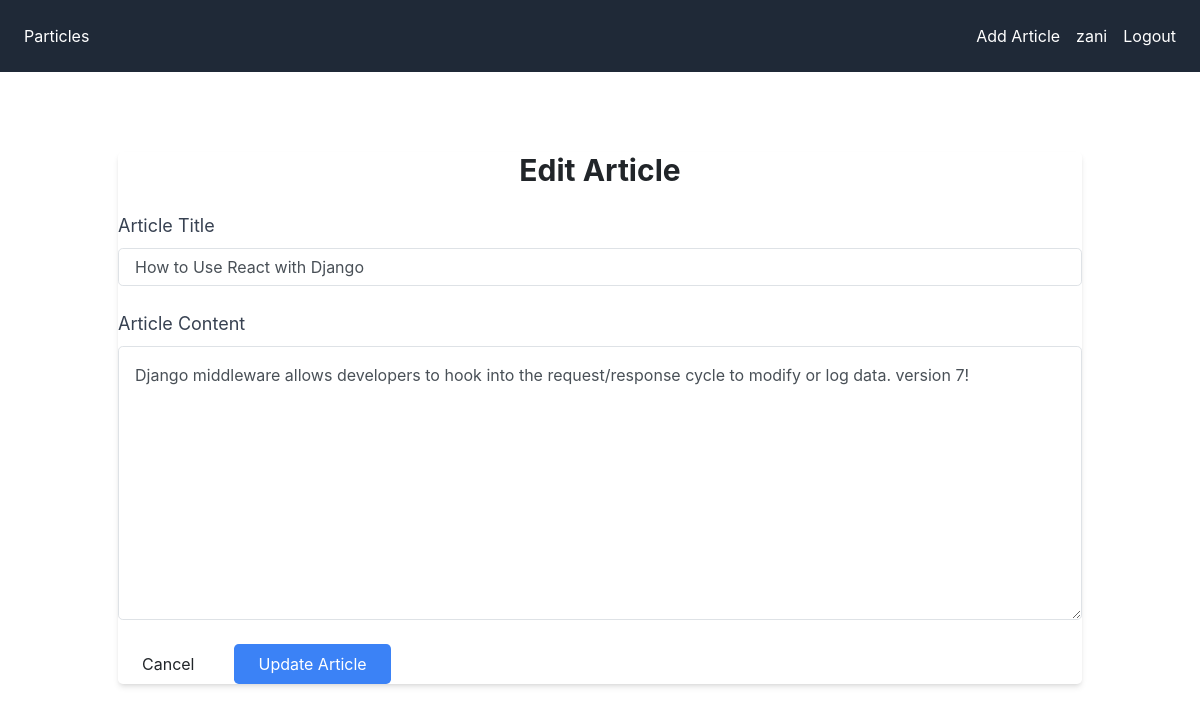
The app's page /article/2/edit/ (signed in) with its own data.
### mysite/models.py (models this page shows, shortened)
class Article(models.Model):
    title = models.CharField(max_length=255)
    content = models.TextField()
    author = models.ForeignKey('auth.User', on_delete=models.CASCADE)
    created_at = models.DateTimeField(auto_now_add=True)
    updated_at = models.DateTimeField(auto_now=True)
    history = HistoricalRecords()

### mysite/views.py (the view)
# urls.py: path('article/<int:article_id>/edit/', views.edit_article, name='edit_article'),
@login_required
def edit_article(request, article_id):
    article = get_object_or_404(Article, pk=article_id)
    if request.user != article.author:
        return redirect('article_list')  # Only the author can edit
    if request.method == 'POST':
        form = ArticleForm(request.POST, instance=article)
        if form.is_valid():
            form.save()
            messages.success(request, 'Article updated successfully!')
            return redirect('article_detail', article_id=article.id)
    else:
        form = ArticleForm(instance=article)
    return render(request, 'edit_article.html', {'form': form, 'article': article})

### mysite/forms.py
class ArticleForm(forms.ModelForm):
    content = forms.CharField(widget=forms.Textarea(attrs={'rows': 10, 'cols': 80}))
    class Meta:
        model = Article
        fields = ['title', 'content']

### mysite/templates/edit_article.html (shortened to what this page needs)
{% extends "base.html" %}
{% load static %}
{% block content %}
<div class="container mx-auto py-12">
    <div class="max-w-4xl mx-auto bg-white shadow-md rounded-lg p-10">
        <h2 class="text-3xl font-bold mb-6 text-center">Edit Article</h2>
        <form method="POST" enctype="multipart/form-data">
            <div class="mb-6">
                <label for="article-title" class="block text-gray-700 text-lg font-medium mb-2">Article Title</label>
                <input type="text" name="title" id="article-title" placeholder="Enter article title" class="form-control w-full p-3 border border-gray-300 rounded-lg focus:ring-2 focus:ring-blue-500 focus:border-blue-500" value="{{ form.title.value }}">
            </div>
            <div class="mb-6">
                <label for="article-content" class="block text-gray-700 text-lg font-medium mb-2">Article Content</label>
                <textarea name="content" id="article-content" rows="10" class="form-control w-full p-3 border border-gray-300 rounded-lg focus:ring-2 focus:ring-blue-500 focus:border-blue-500">{{ form.content.value }}</textarea>
            </div>
            <div class="flex justify-end space-x-4">
                <a href="{% url 'article_detail' article.id %}" class="bg-black-500 text-black py-2 px-4 rounded-lg hover:bg-gray-500 transition">Cancel</a>
                <button type="submit" class="bg-blue-500 text-white py-2 px-4 rounded-lg hover:bg-blue-600 transition">Update Article</button>
            </div>
        </form>
    </div>
</div>
{% endblock %}

### mysite/templates/base.html (shortened to what this page needs)
{% load static %}
{% load crispy_forms_tags %}
<!DOCTYPE html>
<html lang="en">
<head>
<link rel="stylesheet" href="https://stackpath.bootstrapcdn.com/bootstrap/4.5.2/css/bootstrap.min.css">
<link rel="stylesheet" href="{% static 'css/output.css' %}">
</head>
<body>
    <nav class="bg-gray-800 p-4 flex justify-between items-center">
        <ul class="flex space-x-4">
            <li><a href="{% url 'article_list' %}" class="text-white">Particles</a></li>
        </ul>
        <ul class="flex space-x-4 items-center">
            {% if user.is_authenticated %}
                <li><a href="{% url 'add_article' %}" class="text-white">Add Article</a></li>
                <li><a href="{% url 'profile' %}" class="text-white">{{ user.username }}</a></li>
                <form method="POST" action="{% url 'logout' %}" class="inline">
                    <button type="submit" class="text-white">Logout</button>
                </form>
            {% else %}
                <li><a href="{% url 'login' %}" class="text-white">Login</a></li>
                <li><a href="{% url 'signup' %}" class="text-white">Signup</a></li>
            {% endif %}
        </ul>
    </nav>
    <div class="container mx-auto py-8">
        {% block content %}
        {% endblock %}
    </div>
</body>
</html>

### records on screen
Article: title "How to Use React with Django", content "Django middleware allows developers to hook into the request/response cycle to modify or log data. version 7!"

### other values on screen
{{ user.username }} "zani"
